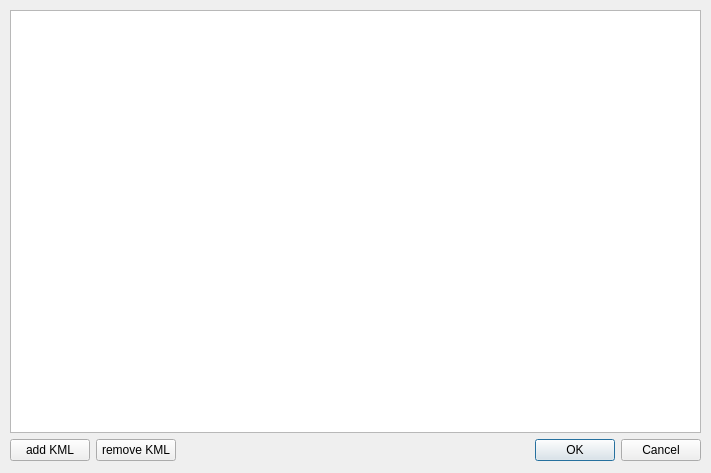
<?xml version="1.0" encoding="UTF-8"?>
<ui version="4.0">
 <class>manageKmlDialog</class>
 <widget class="QDialog" name="manageKmlDialog">
  <property name="windowModality">
   <enum>Qt::NonModal</enum>
  </property>
  <property name="geometry">
   <rect>
    <x>0</x>
    <y>0</y>
    <width>711</width>
    <height>473</height>
   </rect>
  </property>
  <property name="sizePolicy">
   <sizepolicy hsizetype="Preferred" vsizetype="Preferred">
    <horstretch>0</horstretch>
    <verstretch>0</verstretch>
   </sizepolicy>
  </property>
  <property name="windowTitle">
   <string>KML Management</string>
  </property>
  <property name="modal">
   <bool>true</bool>
  </property>
  <widget class="QWidget" name="gridLayoutWidget_2">
   <property name="geometry">
    <rect>
     <x>10</x>
     <y>10</y>
     <width>691</width>
     <height>451</height>
    </rect>
   </property>
   <layout class="QGridLayout" name="gridLayout">
    <item row="1" column="0">
     <widget class="QPushButton" name="addButton">
      <property name="text">
       <string>add KML</string>
      </property>
     </widget>
    </item>
    <item row="1" column="1">
     <widget class="QPushButton" name="removeButton">
      <property name="text">
       <string>remove KML</string>
      </property>
     </widget>
    </item>
    <item row="0" column="0" colspan="3">
     <widget class="QTreeWidget" name="kml_treeWidget">
      <property name="wordWrap">
       <bool>true</bool>
      </property>
      <property name="headerHidden">
       <bool>true</bool>
      </property>
      <property name="expandsOnDoubleClick">
       <bool>true</bool>
      </property>
      <property name="columnCount">
       <number>2</number>
      </property>
      <attribute name="headerVisible">
       <bool>false</bool>
      </attribute>
      <attribute name="headerCascadingSectionResizes">
       <bool>false</bool>
      </attribute>
      <attribute name="headerDefaultSectionSize">
       <number>100</number>
      </attribute>
      <attribute name="headerHighlightSections">
       <bool>false</bool>
      </attribute>
      <attribute name="headerMinimumSectionSize">
       <number>20</number>
      </attribute>
      <attribute name="headerShowSortIndicator" stdset="0">
       <bool>false</bool>
      </attribute>
      <attribute name="headerStretchLastSection">
       <bool>true</bool>
      </attribute>
      <column>
       <property name="text">
        <string>KML File</string>
       </property>
       <property name="font">
        <font>
         <kerning>true</kerning>
        </font>
       </property>
      </column>
      <column>
       <property name="text">
        <string>Visible</string>
       </property>
      </column>
     </widget>
    </item>
    <item row="1" column="2">
     <widget class="QDialogButtonBox" name="buttonBox">
      <property name="standardButtons">
       <set>QDialogButtonBox::Cancel|QDialogButtonBox::Ok</set>
      </property>
     </widget>
    </item>
   </layout>
  </widget>
 </widget>
 <resources/>
 <connections/>
</ui>
